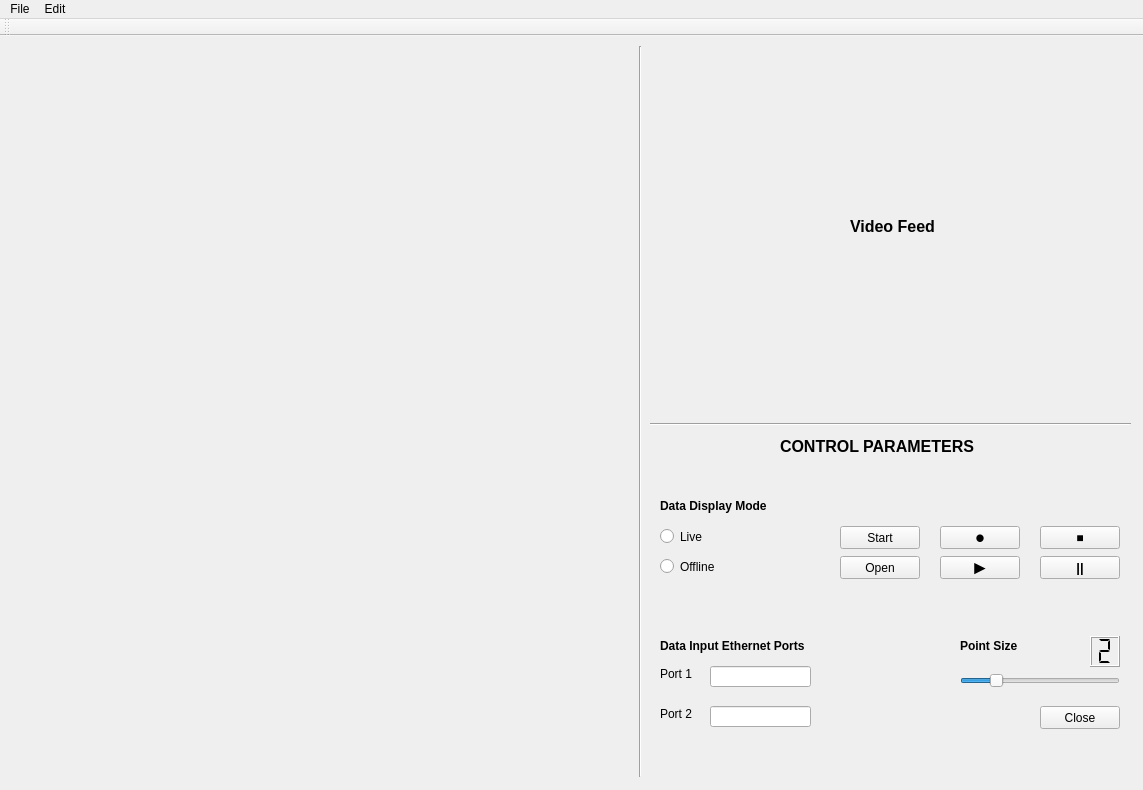
<?xml version="1.0" encoding="UTF-8"?>
<ui version="4.0">
 <class>PCLViewer</class>
 <widget class="QMainWindow" name="PCLViewer">
  <property name="geometry">
   <rect>
    <x>0</x>
    <y>0</y>
    <width>1143</width>
    <height>790</height>
   </rect>
  </property>
  <property name="minimumSize">
   <size>
    <width>0</width>
    <height>0</height>
   </size>
  </property>
  <property name="windowTitle">
   <string>PCLViewer</string>
  </property>
  <widget class="QWidget" name="centralwidget">
   <widget class="QVTKWidget" name="qvtkWidget" native="true">
    <property name="geometry">
     <rect>
      <x>20</x>
      <y>20</y>
      <width>600</width>
      <height>340</height>
     </rect>
    </property>
   </widget>
   <widget class="QSlider" name="horizontalSlider_p">
    <property name="geometry">
     <rect>
      <x>960</x>
      <y>630</y>
      <width>160</width>
      <height>29</height>
     </rect>
    </property>
    <property name="minimum">
     <number>1</number>
    </property>
    <property name="maximum">
     <number>6</number>
    </property>
    <property name="value">
     <number>2</number>
    </property>
    <property name="orientation">
     <enum>Qt::Horizontal</enum>
    </property>
   </widget>
   <widget class="QLCDNumber" name="lcdNumber_p">
    <property name="geometry">
     <rect>
      <x>1090</x>
      <y>600</y>
      <width>30</width>
      <height>31</height>
     </rect>
    </property>
    <property name="digitCount">
     <number>1</number>
    </property>
    <property name="segmentStyle">
     <enum>QLCDNumber::Flat</enum>
    </property>
    <property name="intValue" stdset="0">
     <number>2</number>
    </property>
   </widget>
   <widget class="QVTKWidget" name="qvtkWidget_2" native="true">
    <property name="geometry">
     <rect>
      <x>20</x>
      <y>390</y>
      <width>600</width>
      <height>340</height>
     </rect>
    </property>
   </widget>
   <widget class="QPushButton" name="recordButton">
    <property name="geometry">
     <rect>
      <x>940</x>
      <y>490</y>
      <width>80</width>
      <height>23</height>
     </rect>
    </property>
    <property name="font">
     <font>
      <pointsize>20</pointsize>
     </font>
    </property>
    <property name="text">
     <string>•</string>
    </property>
   </widget>
   <widget class="QPushButton" name="openButton">
    <property name="geometry">
     <rect>
      <x>840</x>
      <y>520</y>
      <width>80</width>
      <height>23</height>
     </rect>
    </property>
    <property name="text">
     <string>Open</string>
    </property>
   </widget>
   <widget class="QPushButton" name="pauseButton">
    <property name="geometry">
     <rect>
      <x>1040</x>
      <y>520</y>
      <width>80</width>
      <height>23</height>
     </rect>
    </property>
    <property name="font">
     <font>
      <pointsize>10</pointsize>
      <weight>75</weight>
      <bold>true</bold>
     </font>
    </property>
    <property name="text">
     <string>||</string>
    </property>
   </widget>
   <widget class="QPushButton" name="closeButton">
    <property name="geometry">
     <rect>
      <x>1040</x>
      <y>670</y>
      <width>80</width>
      <height>23</height>
     </rect>
    </property>
    <property name="text">
     <string>Close</string>
    </property>
   </widget>
   <widget class="QPushButton" name="startButton">
    <property name="geometry">
     <rect>
      <x>840</x>
      <y>490</y>
      <width>80</width>
      <height>23</height>
     </rect>
    </property>
    <property name="text">
     <string>Start</string>
    </property>
   </widget>
   <widget class="QRadioButton" name="liveModeButton">
    <property name="geometry">
     <rect>
      <x>660</x>
      <y>490</y>
      <width>81</width>
      <height>21</height>
     </rect>
    </property>
    <property name="text">
     <string>Live</string>
    </property>
   </widget>
   <widget class="QRadioButton" name="offlineModeButton">
    <property name="geometry">
     <rect>
      <x>660</x>
      <y>520</y>
      <width>81</width>
      <height>21</height>
     </rect>
    </property>
    <property name="text">
     <string>Offline</string>
    </property>
   </widget>
   <widget class="QPushButton" name="playButton">
    <property name="geometry">
     <rect>
      <x>940</x>
      <y>520</y>
      <width>80</width>
      <height>23</height>
     </rect>
    </property>
    <property name="font">
     <font>
      <pointsize>14</pointsize>
      <weight>75</weight>
      <bold>true</bold>
     </font>
    </property>
    <property name="text">
     <string>►</string>
    </property>
   </widget>
   <widget class="QLineEdit" name="portName">
    <property name="geometry">
     <rect>
      <x>710</x>
      <y>670</y>
      <width>101</width>
      <height>21</height>
     </rect>
    </property>
    <property name="text">
     <string/>
    </property>
   </widget>
   <widget class="QLabel" name="label">
    <property name="geometry">
     <rect>
      <x>660</x>
      <y>670</y>
      <width>71</width>
      <height>16</height>
     </rect>
    </property>
    <property name="text">
     <string>Port 2</string>
    </property>
   </widget>
   <widget class="QLabel" name="label_2">
    <property name="geometry">
     <rect>
      <x>660</x>
      <y>630</y>
      <width>71</width>
      <height>16</height>
     </rect>
    </property>
    <property name="text">
     <string>Port 1</string>
    </property>
   </widget>
   <widget class="QLineEdit" name="portName_2">
    <property name="geometry">
     <rect>
      <x>710</x>
      <y>630</y>
      <width>101</width>
      <height>21</height>
     </rect>
    </property>
    <property name="text">
     <string/>
    </property>
   </widget>
   <widget class="QPushButton" name="stopButton">
    <property name="geometry">
     <rect>
      <x>1040</x>
      <y>490</y>
      <width>80</width>
      <height>23</height>
     </rect>
    </property>
    <property name="text">
     <string>■</string>
    </property>
   </widget>
   <widget class="QLabel" name="camWidget">
    <property name="geometry">
     <rect>
      <x>660</x>
      <y>20</y>
      <width>455</width>
      <height>340</height>
     </rect>
    </property>
    <property name="text">
     <string/>
    </property>
   </widget>
   <widget class="Line" name="line">
    <property name="geometry">
     <rect>
      <x>630</x>
      <y>10</y>
      <width>20</width>
      <height>731</height>
     </rect>
    </property>
    <property name="orientation">
     <enum>Qt::Vertical</enum>
    </property>
   </widget>
   <widget class="Line" name="line_2">
    <property name="geometry">
     <rect>
      <x>650</x>
      <y>380</y>
      <width>481</width>
      <height>16</height>
     </rect>
    </property>
    <property name="orientation">
     <enum>Qt::Horizontal</enum>
    </property>
   </widget>
   <widget class="QLabel" name="label_3">
    <property name="geometry">
     <rect>
      <x>780</x>
      <y>400</y>
      <width>221</width>
      <height>20</height>
     </rect>
    </property>
    <property name="font">
     <font>
      <pointsize>12</pointsize>
      <weight>75</weight>
      <bold>true</bold>
     </font>
    </property>
    <property name="text">
     <string>CONTROL PARAMETERS</string>
    </property>
   </widget>
   <widget class="QLabel" name="label_5">
    <property name="geometry">
     <rect>
      <x>660</x>
      <y>600</y>
      <width>181</width>
      <height>20</height>
     </rect>
    </property>
    <property name="font">
     <font>
      <weight>75</weight>
      <bold>true</bold>
     </font>
    </property>
    <property name="text">
     <string>Data Input Ethernet Ports</string>
    </property>
   </widget>
   <widget class="QLabel" name="label_6">
    <property name="geometry">
     <rect>
      <x>660</x>
      <y>460</y>
      <width>181</width>
      <height>20</height>
     </rect>
    </property>
    <property name="font">
     <font>
      <weight>75</weight>
      <bold>true</bold>
     </font>
    </property>
    <property name="text">
     <string>Data Display Mode</string>
    </property>
   </widget>
   <widget class="QLabel" name="label_7">
    <property name="geometry">
     <rect>
      <x>850</x>
      <y>180</y>
      <width>111</width>
      <height>20</height>
     </rect>
    </property>
    <property name="font">
     <font>
      <pointsize>12</pointsize>
      <weight>75</weight>
      <bold>true</bold>
     </font>
    </property>
    <property name="text">
     <string>Video Feed</string>
    </property>
   </widget>
   <widget class="QLabel" name="label_8">
    <property name="geometry">
     <rect>
      <x>960</x>
      <y>600</y>
      <width>71</width>
      <height>20</height>
     </rect>
    </property>
    <property name="font">
     <font>
      <weight>75</weight>
      <bold>true</bold>
     </font>
    </property>
    <property name="text">
     <string>Point Size</string>
    </property>
   </widget>
   <zorder>label_7</zorder>
   <zorder>closeButton</zorder>
   <zorder>startButton</zorder>
   <zorder>qvtkWidget</zorder>
   <zorder>horizontalSlider_p</zorder>
   <zorder>lcdNumber_p</zorder>
   <zorder>qvtkWidget_2</zorder>
   <zorder>recordButton</zorder>
   <zorder>openButton</zorder>
   <zorder>pauseButton</zorder>
   <zorder>liveModeButton</zorder>
   <zorder>offlineModeButton</zorder>
   <zorder>playButton</zorder>
   <zorder>portName</zorder>
   <zorder>label</zorder>
   <zorder>label_2</zorder>
   <zorder>portName_2</zorder>
   <zorder>stopButton</zorder>
   <zorder>camWidget</zorder>
   <zorder>line</zorder>
   <zorder>line_2</zorder>
   <zorder>label_3</zorder>
   <zorder>label_5</zorder>
   <zorder>label_6</zorder>
   <zorder>label_8</zorder>
  </widget>
  <widget class="QMenuBar" name="menuBar">
   <property name="geometry">
    <rect>
     <x>0</x>
     <y>0</y>
     <width>1143</width>
     <height>20</height>
    </rect>
   </property>
   <widget class="QMenu" name="menuFile">
    <property name="title">
     <string>File</string>
    </property>
    <addaction name="actionOpen"/>
   </widget>
   <widget class="QMenu" name="menuEdit">
    <property name="title">
     <string>Edit</string>
    </property>
   </widget>
   <addaction name="menuFile"/>
   <addaction name="menuEdit"/>
  </widget>
  <widget class="QToolBar" name="toolBar">
   <property name="windowTitle">
    <string>toolBar</string>
   </property>
   <attribute name="toolBarArea">
    <enum>TopToolBarArea</enum>
   </attribute>
   <attribute name="toolBarBreak">
    <bool>false</bool>
   </attribute>
  </widget>
  <action name="actionOpen">
   <property name="text">
    <string>Open</string>
   </property>
  </action>
 </widget>
 <customwidgets>
  <customwidget>
   <class>QVTKWidget</class>
   <extends>QWidget</extends>
   <header>QVTKWidget.h</header>
  </customwidget>
 </customwidgets>
 <resources/>
 <connections>
  <connection>
   <sender>horizontalSlider_p</sender>
   <signal>sliderMoved(int)</signal>
   <receiver>lcdNumber_p</receiver>
   <slot>display(int)</slot>
   <hints>
    <hint type="sourcelabel">
     <x>644</x>
     <y>628</y>
    </hint>
    <hint type="destinationlabel">
     <x>770</x>
     <y>607</y>
    </hint>
   </hints>
  </connection>
 </connections>
</ui>
